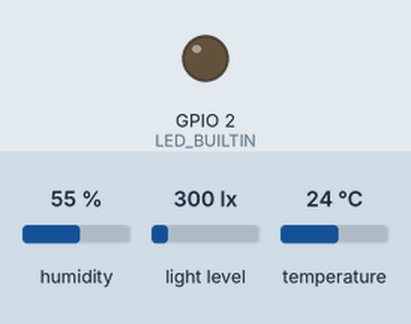
Bench run of a sketch on a simulated ESP32. Parts: output pins drawn as LEDs (lit = HIGH). Inputs (shaded band) come from the test bench; at power-on: humidity 55 %, light level 300 lx, temperature 24 °C. WiFi joins after 1.5 s; servers stay silent unless stated; the local clock reads 2024-03-15 10:24:30 at power-on unless the sketch sets it; no MQTT or app messages arrive unless stated. At 3.9 s the program puts the board to deep sleep or switches it off; the recording ends there.

Above: at 0.1 s.
At 3.7 s:
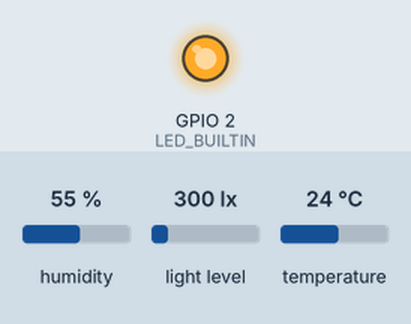
Timing chart, 0 to 3.9 s (numbered marks = the images above):
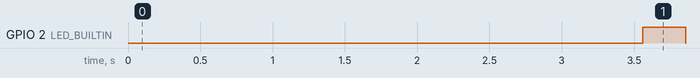

Measured:
- by itself, GPIO 2 (LED_BUILTIN): LOW → HIGH at 3.6 s, → LOW 0.30 s later

The sketch:

biomassPanle2_latest.ino
```cpp
#include <WiFi.h>
#include <WiFiClientSecure.h>
#include <PubSubClient.h>
#include "time.h"
#include <Wire.h>
#include <DHT.h>
#include <BH1750.h>

int LED_BUILTIN = 2;

// ===== WiFi Credentials =====
const char* WIFI_SSID = "ssid";
const char* WIFI_PASSWORD = "password";

// ===== AWS IoT Config =====
const char* AWS_HOST = "a2s4crf9kqjne6-ats.iot.us-east-1.amazonaws.com";
const int AWS_PORT = 8883;

// ===== MQTT Topic =====
const char* MQTT_TOPIC = "airbuild/pods/pod1";

// ===== Certificates =====
static const char ROOT_CA[] PROGMEM = R"EOF(
-----BEGIN CERTIFICATE-----
MIIDQTCCAimgAwIBAgITBmyfz5m/jAo54vB4ikPmljZbyjANBgkqhkiG9w0BAQsF
ADA5MQswCQYDVQQGEwJVUzEPMA0GA1UEChMGQW1hem9uMRkwFwYDVQQDExBBbWF6
b24gUm9vdCBDQSAxMB4XDTE1MDUyNjAwMDAwMFoXDTM4MDExNzAwMDAwMFowOTEL
MAkGA1UEBhMCVVMxDzANBgNVBAoTBkFtYXpvbjEZMBcGA1UEAxMQQW1hem9uIFJv
b3QgQ0EgMTCCASIwDQYJKoZIhvcNAQEBBQADggEPADCCAQoCggEBALJ4gHHKeNXj
ca9HgFB0fW7Y14h29Jlo91ghYPl0hAEvrAIthtOgQ3pOsqTQNroBvo3bSMgHFzZM
9O6II8c+6zf1tRn4SWiw3te5djgdYZ6k/oI2peVKVuRF4fn9tBb6dNqcmzU5L/qw
IFAGbHrQgLKm+a/sRxmPUDgH3KKHOVj4utWp+UhnMJbulHheb4mjUcAwhmahRWa6
VOujw5H5SNz/0egwLX0tdHA114gk957EWW67c4cX8jJGKLhD+rcdqsq08p8kDi1L
93FcXmn/6pUCyziKrlA4b9v7LWIbxcceVOF34GfID5yHI9Y/QCB/IIDEgEw+OyQm
jgSubJrIqg0CAwEAAaNCMEAwDwYDVR0TAQH/BAUwAwEB/zAOBgNVHQ8BAf8EBAMC
AYYwHQYDVR0OBBYEFIQYzIU07LwMlJQuCFmcx7IQTgoIMA0GCSqGSIb3DQEBCwUA
A4IBAQCY8jdaQZChGsV2USggNiMOruYou6r4lK5IpDB/G/wkjUu0yKGX9rbxenDI
U5PMCCjjmCXPI6T53iHTfIUJrU6adTrCC2qJeHZERxhlbI1Bjjt/msv0tadQ1wUs
N+gDS63pYaACbvXy8MWy7Vu33PqUXHeeE6V/Uq2V8viTO96LXFvKWlJbYK8U90vv
o/ufQJVtMVT8QtPHRh8jrdkPSHCa2XV4cdFyQzR1bldZwgJcJmApzyMZFo6IQ6XU
5MsI+yMRQ+hDKXJioaldXgjUkK642M4UwtBV8ob2xJNDd2ZhwLnoQdeXeGADbkpy
rqXRfboQnoZsG4q5WTP468SQvvG5
-----END CERTIFICATE-----
)EOF";

static const char DEVICE_CERT[] PROGMEM = R"EOF(
-----BEGIN CERTIFICATE-----
MIIDWTCCAkGgAwIBAgIUS4/eccRHiMT1HG2EgrHmJJydd3AwDQYJKoZIhvcNAQEL
BQAwTTFLMEkGA1UECwxCQW1hem9uIFdlYiBTZXJ2aWNlcyBPPUFtYXpvbi5jb20g
SW5jLiBMPVNlYXR0bGUgU1Q9V2FzaGluZ3RvbiBDPVVTMB4XDTI1MTIxMjAyNDIx
NVoXDTQ5MTIzMTIzNTk1OVowHjEcMBoGA1UEAwwTQVdTIElvVCBDZXJ0aWZpY2F0
ZTCCASIwDQYJKoZIhvcNAQEBBQADggEPADCCAQoCggEBAMbkmCArH2OG4ZIeJEN5
C2F1ZVx1rdR7YcHfQwM9oIWTJEqclfRFaRNIkG9L9+NPKqG495jGm9ipFycSENSP
m0smmGxNeGm9Ohxv6sWGDpv6DKUSD94lq1AlYPpC2+Sh6snyRc+or/3rD7lJxR7v
7wcMvRH+yk4IjvWchR1srW9GI2wnRl8YMXPQdjiRaU5Gl1+OLkoKTE9WyDbb4Q+l
tbfgu5bn/i30xQs8TT18XmDMe1T7HJ4/haTqcH0SKwoLyfww2AXDaIG0ZWLW51KG
49Rl5R1AkEqcj/9pGAziPiw4lXSkB77lPIEvb4Zf90a5BtK+Cr/B2hr31a4p7Ipt
LN0CAwEAAaNgMF4wHwYDVR0jBBgwFoAUmFftopg0x4xRRdkVl9XFDelme28wHQYD
VR0OBBYEFFXsKRV0rsOw1k3CpuBDPCBNO37BMAwGA1UdEwEB/wQCMAAwDgYDVR0P
AQH/BAQDAgeAMA0GCSqGSIb3DQEBCwUAA4IBAQBxBr+Rf73gogOx91oIMIfQjcX+
pjfPab/7MHRw8fBS4+9kqYyLEiSMZyIMhFUa5lUbowH8ywd+a8oqT5mSGstTI33A
0GOVgWSnTrYvnAHnIlNkSgWZhaSsv9g9E/r22gPCc/JC8+yoDf3AOWn6rHXNZnmz
dNZEHWKvC9skkr/149ppgVVrl6LvxlDj/q3DskjLmzE3Rw66H3XkDXiMWKW+Z9MO
gCnSbQg7gqgy4Y7mpbvJUFI/2qMue2GhAikaO4Do3odGgXLDNQyH7mFzfX/fuAsV
cunNj0Z3988r8PsHELtotk4U3QQ4ybImEXIvLZirb9G1KegNBVfRc7ekk1n6
-----END CERTIFICATE-----
)EOF";

static const char PRIVATE_KEY[] PROGMEM = R"EOF(
-----BEGIN RSA PRIVATE KEY-----
MIIEpQIBAAKCAQEAxuSYICsfY4bhkh4kQ3kLYXVlXHWt1Hthwd9DAz2ghZMkSpyV
9EVpE0iQb0v3408qobj3mMab2KkXJxIQ1I+bSyaYbE14ab06HG/qxYYOm/oMpRIP
3iWrUCVg+kLb5KHqyfJFz6iv/esPuUnFHu/vBwy9Ef7KTgiO9ZyFHWytb0YjbCdG
Xxgxc9B2OJFpTkaXX44uSgpMT1bINtvhD6W1t+C7luf+LfTFCzxNPXxeYMx7VPsc
nj+FpOpwfRIrCgvJ/DDYBcNogbRlYtbnUobj1GXlHUCQSpyP/2kYDOI+LDiVdKQH
vuU8gS9vhl/3RrkG0r4Kv8HaGvfVrinsim0s3QIDAQABAoIBAQC7ctpFBx9QJ+EU
W0AGL2Cge4oKOAaaiaY6l/aKaVyOR30erLFPRNOhDvTBUDHSk9w0CyWfYR+kdMiT
VB10l9veWgOxntnrniHUh04W1x+RtXqRYJJ/5bStlmztsHGZ61hi9+j/q5Yik5WA
JZyYab03QbQ375AvNzW1Gc0DTFew1BnOdHj2R6VlQjEvmXFwd2s9lfuSiB/XljSH
OCy/2YDJTbDjzcNiDNNpIX8js2JDF7ufPJaoGWTpcf2Wkfs/SWlRb5TuHz3dFd8y
9UgN/u4iTygN+D1QYfw6KLvN7Tw9zsYUaG/2SDYNvVYYo5Fh7nsQ7U7KiAl2DreK
ic+/zEIBAoGBAO1/WAgmItiCmmHOyLcm1dDUyA0hyh+lSZyT5hUu6ANiHSAw1gli
en80XY88BqRSN+yVSgfx9N8zCq8aNqjBIsOFdw2OOMzJ4XbI1neBzvo+5q9Xz4G4
N4J037rlOOqG7BaxvD5IcO5WrWcBgJEHlRtggfTUUyJG/G/93xooJ0dBAoGBANZj
UjvZPz1zdInEM5uOw4NFFI79LjOcp9lomabwwUZlYzWZa4JrTcDBBh2Rk4sx/g++
X3Ka5nxbNyutnNNbkR07Kbyu2Oa3/8a30yXaOOLKNBtl7jZmTF1b1JTjyK9FmBPy
u5pq7FExHfkkc8uWBYS+Xu9qkjRu5IUw9lXngfqdAoGAHbgmwvZKu/8z5HNk6I5i
iTxnQEVvLqCXYpGbZCE3hVzcui+CSTBaldpursLbLerf9qoD1pSviNKxTpIgLuPk
PsVPzZFziCTnIt8k/1VuGiCO63g4jkoIIDoR2ShgA/EYUAqzvLOB9kFAd7hXZ06k
mQVtnb6IHKz3X+hL59EIgUECgYEAp3cUEG4GCUF7ofXh/jxJmuvGQF+izGwtbRVZ
GN9tiki+c2rxYQHizZO57DUAFLYraC7kLgizzCYQdYz7ONqJA1Vop9vI0IigQqDr
TeElmHoss84ugs3sDu0hpGA+LjNltQdh5iBpko6UhD4mObxpeSSf0dLkfBK3bRcv
BTF/Bb0CgYEAvorpSsWrQaypqNhPsf5me1sM/gqCBlQLNjnGnrif57HNqZLMOvfy
1+Jqn0UgTqky5YMIeNnipTIb0HQpOHSAlUJ9iW6OWn50WmAk4rSs/IO0cH6uUqSH
JSKIXJNzC5E46FVU8aixr2lubT+Fm62b2DvezL7xWm6V6bn3rPMwjPM=
-----END RSA PRIVATE KEY-----
)EOF";

// ===== Sensors =====
#define DHTPIN 4
#define DHTTYPE DHT22

DHT dht(DHTPIN, DHTTYPE);
BH1750 lightMeter;

// ===== WiFi / MQTT =====
WiFiClientSecure net;
PubSubClient client(net);

const uint64_t SLEEP_TIME = 300ULL * 1000000ULL;

// ===== Timestamp =====
String getTimeStamp() {
  struct tm timeinfo;
  if (!getLocalTime(&timeinfo)) return "";
  char buffer[30];
  strftime(buffer, sizeof(buffer), "%Y-%m-%dT%H:%M:%S%z", &timeinfo);
  return String(buffer);
}

// ===== Sensor Reads =====
float readTemp() {
  float t = dht.readTemperature();
  if (isnan(t) || t < -20 || t > 80) return NAN;
  return t;
}

float readHum() {
  float h = dht.readHumidity();
  if (isnan(h) || h < 0 || h > 100) return NAN;
  return h;
}

float readLux() {
  float l = lightMeter.readLightLevel();
  if (l < 0 || l > 120000) return NAN;
  return l;
}

// ===== AWS Connect =====
void connectAWS() {
  while (!client.connected()) {
    client.connect("panelB-client");
    delay(2000);
  }
}

void setup() {
  Serial.begin(115200);

  pinMode(LED_BUILTIN, OUTPUT);
  digitalWrite(LED_BUILTIN, LOW);

  WiFi.begin(WIFI_SSID, WIFI_PASSWORD);
  while (WiFi.status() != WL_CONNECTED) delay(500);

  net.setCACert(ROOT_CA);
  net.setCertificate(DEVICE_CERT);
  net.setPrivateKey(PRIVATE_KEY);

  client.setServer(AWS_HOST, AWS_PORT);

  dht.begin();

  Wire.begin(21, 22);     // I2C fix for BH1750
  lightMeter.begin();

  configTime(0, 0, "pool.ntp.org");

  connectAWS();

  float temp = readTemp();
  float hum = readHum();
  float lux = readLux();
  String timestamp = getTimeStamp();

  String payload = "{";
  payload += "\"podId\":\"pod1\",";
  payload += "\"panelId\":\"panel2\",";
  payload += "\"panel_type\":\"algae\",";
  payload += "\"timestamp\":\"" + timestamp + "\",";
  payload += "\"temperature\":" + String(temp, 2) + ",";
  payload += "\"humidity\":" + String(hum, 2) + ",";
  payload += "\"lux\":" + String(lux, 2);
  payload += "}";

  if (client.publish(MQTT_TOPIC, payload.c_str())) {
    digitalWrite(LED_BUILTIN, HIGH);
    delay(300);
    digitalWrite(LED_BUILTIN, LOW);
  }

  client.loop();

  esp_sleep_enable_timer_wakeup(SLEEP_TIME);
  esp_deep_sleep_start();
}

void loop() {}
```
